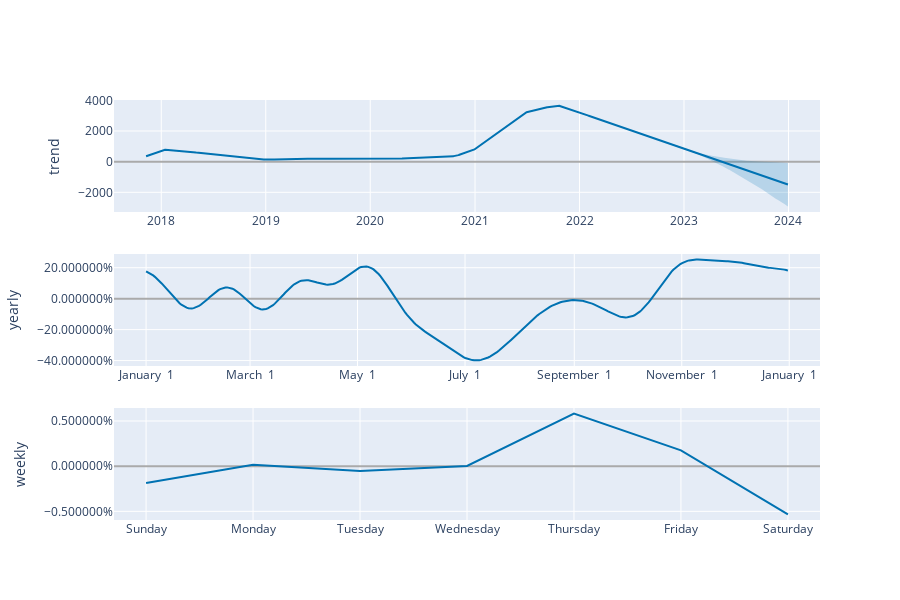

This figure's notebook cell:
### Code cell
plot_components_plotly(m, forecast)

### Figure 1 — Plotly figure (JSON) as saved in the notebook; plotly's stock layout.template omitted (floating-point values rounded to 4 significant figures; data arrays with more than 128 entries replaced by an {"elided": "..."} marker saying what was removed)
{"data": [{"line": {"color": "#0072B2", "width": 2}, "mode": "lines", "name": "trend", "type": "scatter", "x": {"elided": "2243 str values"}, "xaxis": "x", "y": {"elided": "2243 float values"}, "yaxis": "y"}, {"line": {"color": "rgba(0, 114, 178, 0.2)", "width": 0}, "mode": "lines", "name": "trend_upper", "type": "scatter", "x": {"elided": "2243 str values"}, "xaxis": "x", "y": {"elided": "2243 float values"}, "yaxis": "y"}, {"fill": "tonexty", "fillcolor": "rgba(0, 114, 178, 0.2)", "line": {"color": "rgba(0, 114, 178, 0.2)", "width": 0}, "mode": "lines", "name": "trend_lower", "type": "scatter", "x": {"elided": "2243 str values"}, "xaxis": "x", "y": {"elided": "2243 float values"}, "yaxis": "y"}, {"line": {"color": "#0072B2", "width": 2}, "mode": "lines", "name": "yearly", "type": "scatter", "x": {"elided": "365 str values"}, "xaxis": "x2", "y": {"elided": "365 float values"}, "yaxis": "y2"}, {"line": {"color": "#0072B2", "width": 2}, "mode": "lines", "name": "weekly", "type": "scatter", "x": ["2017-01-01T00:00:00", "2017-01-02T00:00:00", "2017-01-03T00:00:00", "2017-01-04T00:00:00", "2017-01-05T00:00:00", "2017-01-06T00:00:00", "2017-01-07T00:00:00"], "xaxis": "x3", "y": [-0.00186, 0.0001516, -0.0005392, 1.504e-05, 0.005815, 0.001755, -0.005337], "yaxis": "y3"}], "layout": {"height": 600, "showlegend": false, "width": 900, "xaxis": {"anchor": "y", "domain": [0, 1], "range": ["2017-07-19T21:36:00", "2024-04-20T02:24:00"], "type": "date"}, "xaxis2": {"anchor": "y2", "domain": [0, 1], "range": ["2016-12-13T18:54:02.958904", "2018-01-18T11:04:57.863013"], "tickformat": "%B %e", "type": "date"}, "xaxis3": {"anchor": "y3", "domain": [0, 1], "range": ["2016-12-31T16:48:00", "2017-01-07T07:12:00"], "tickformat": "%A", "type": "date"}, "yaxis": {"anchor": "x", "domain": [0.7333, 1], "rangemode": "normal", "title": {"text": "trend"}, "zerolinecolor": "#AAA"}, "yaxis2": {"anchor": "x2", "domain": [0.3667, 0.6333], "hoverformat": ".2%", "tickformat": "%", "title": {"text": "yearly"}, "zerolinecolor": "#AAA"}, "yaxis3": {"anchor": "x3", "domain": [0, 0.2667], "hoverformat": ".2%", "tickformat": "%", "title": {"text": "weekly"}, "zerolinecolor": "#AAA"}}}
